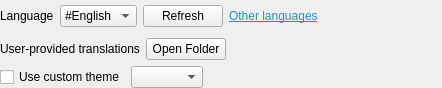
<?xml version="1.0" encoding="UTF-8"?>
<ui version="4.0">
 <class>PrefsPaneAppearance</class>
 <widget class="QFrame" name="PrefsPaneAppearance">
  <property name="geometry">
   <rect>
    <x>0</x>
    <y>0</y>
    <width>442</width>
    <height>88</height>
   </rect>
  </property>
  <property name="windowTitle">
   <string notr="true"/>
  </property>
  <layout class="QVBoxLayout" name="verticalLayout">
   <property name="leftMargin">
    <number>0</number>
   </property>
   <property name="topMargin">
    <number>0</number>
   </property>
   <property name="rightMargin">
    <number>0</number>
   </property>
   <property name="bottomMargin">
    <number>0</number>
   </property>
   <item>
    <layout class="QHBoxLayout" name="layout1">
     <item>
      <widget class="QLabel" name="labelLocale">
       <property name="text">
        <string>Language</string>
       </property>
      </widget>
     </item>
     <item>
      <widget class="QComboBox" name="comboLocale">
       <property name="sizeAdjustPolicy">
        <enum>QComboBox::AdjustToContents</enum>
       </property>
       <item>
        <property name="text">
         <string notr="true">#English</string>
        </property>
       </item>
      </widget>
     </item>
     <item>
      <widget class="QPushButton" name="buttonRefresh">
       <property name="text">
        <string>Refresh</string>
       </property>
      </widget>
     </item>
     <item>
      <widget class="QLabel" name="labelOtherLanguages">
       <property name="text">
        <string>&lt;html&gt;&lt;head/&gt;&lt;body&gt;&lt;p&gt;&lt;a href=&quot;https://github.com/xmichelo/Beeftext/wiki/User-provided-translations&quot;&gt;&lt;span style=&quot; text-decoration: underline; color:#258fc0;&quot;&gt;Other languages&lt;/span&gt;&lt;/a&gt;&lt;/p&gt;&lt;/body&gt;&lt;/html&gt;</string>
       </property>
       <property name="openExternalLinks">
        <bool>true</bool>
       </property>
      </widget>
     </item>
     <item>
      <spacer name="spacer1">
       <property name="orientation">
        <enum>Qt::Horizontal</enum>
       </property>
       <property name="sizeHint" stdset="0">
        <size>
         <width>0</width>
         <height>10</height>
        </size>
       </property>
      </spacer>
     </item>
    </layout>
   </item>
   <item>
    <layout class="QHBoxLayout" name="layout2">
     <item>
      <widget class="QLabel" name="labelTranslationFolder">
       <property name="text">
        <string>User-provided translations</string>
       </property>
      </widget>
     </item>
     <item>
      <widget class="QPushButton" name="buttonTranslationFolder">
       <property name="text">
        <string>Open Folder</string>
       </property>
      </widget>
     </item>
     <item>
      <spacer name="spacer2">
       <property name="orientation">
        <enum>Qt::Horizontal</enum>
       </property>
       <property name="sizeHint" stdset="0">
        <size>
         <width>0</width>
         <height>10</height>
        </size>
       </property>
      </spacer>
     </item>
    </layout>
   </item>
   <item>
    <layout class="QHBoxLayout" name="layout3">
     <property name="topMargin">
      <number>0</number>
     </property>
     <item>
      <widget class="QCheckBox" name="checkUseCustomTheme">
       <property name="text">
        <string>Use custom theme</string>
       </property>
      </widget>
     </item>
     <item>
      <widget class="QComboBox" name="comboTheme">
       <property name="sizeAdjustPolicy">
        <enum>QComboBox::AdjustToContents</enum>
       </property>
      </widget>
     </item>
     <item>
      <spacer name="spacer3">
       <property name="orientation">
        <enum>Qt::Horizontal</enum>
       </property>
       <property name="sizeHint" stdset="0">
        <size>
         <width>0</width>
         <height>10</height>
        </size>
       </property>
      </spacer>
     </item>
    </layout>
   </item>
  </layout>
 </widget>
 <resources/>
 <connections>
  <connection>
   <sender>comboLocale</sender>
   <signal>currentIndexChanged(int)</signal>
   <receiver>PrefsPaneAppearance</receiver>
   <slot>onComboLanguageValueChanged(int)</slot>
   <hints>
    <hint type="sourcelabel">
     <x>94</x>
     <y>12</y>
    </hint>
    <hint type="destinationlabel">
     <x>220</x>
     <y>43</y>
    </hint>
   </hints>
  </connection>
  <connection>
   <sender>buttonRefresh</sender>
   <signal>clicked()</signal>
   <receiver>PrefsPaneAppearance</receiver>
   <slot>onRefreshLanguageList()</slot>
   <hints>
    <hint type="sourcelabel">
     <x>163</x>
     <y>10</y>
    </hint>
    <hint type="destinationlabel">
     <x>439</x>
     <y>0</y>
    </hint>
   </hints>
  </connection>
  <connection>
   <sender>buttonTranslationFolder</sender>
   <signal>clicked()</signal>
   <receiver>PrefsPaneAppearance</receiver>
   <slot>onOpenTranslationFolder()</slot>
   <hints>
    <hint type="sourcelabel">
     <x>191</x>
     <y>47</y>
    </hint>
    <hint type="destinationlabel">
     <x>437</x>
     <y>53</y>
    </hint>
   </hints>
  </connection>
  <connection>
   <sender>comboTheme</sender>
   <signal>currentIndexChanged(int)</signal>
   <receiver>PrefsPaneAppearance</receiver>
   <slot>onComboThemeValueChanged(int)</slot>
   <hints>
    <hint type="sourcelabel">
     <x>164</x>
     <y>76</y>
    </hint>
    <hint type="destinationlabel">
     <x>419</x>
     <y>67</y>
    </hint>
   </hints>
  </connection>
  <connection>
   <sender>checkUseCustomTheme</sender>
   <signal>toggled(bool)</signal>
   <receiver>PrefsPaneAppearance</receiver>
   <slot>onCheckUseCustomTheme(bool)</slot>
   <hints>
    <hint type="sourcelabel">
     <x>68</x>
     <y>79</y>
    </hint>
    <hint type="destinationlabel">
     <x>392</x>
     <y>80</y>
    </hint>
   </hints>
  </connection>
 </connections>
 <slots>
  <slot>onComboLanguageValueChanged(int)</slot>
  <slot>onRefreshLanguageList()</slot>
  <slot>onOpenTranslationFolder()</slot>
  <slot>onComboThemeValueChanged(int)</slot>
  <slot>onCheckUseCustomTheme(bool)</slot>
 </slots>
</ui>
